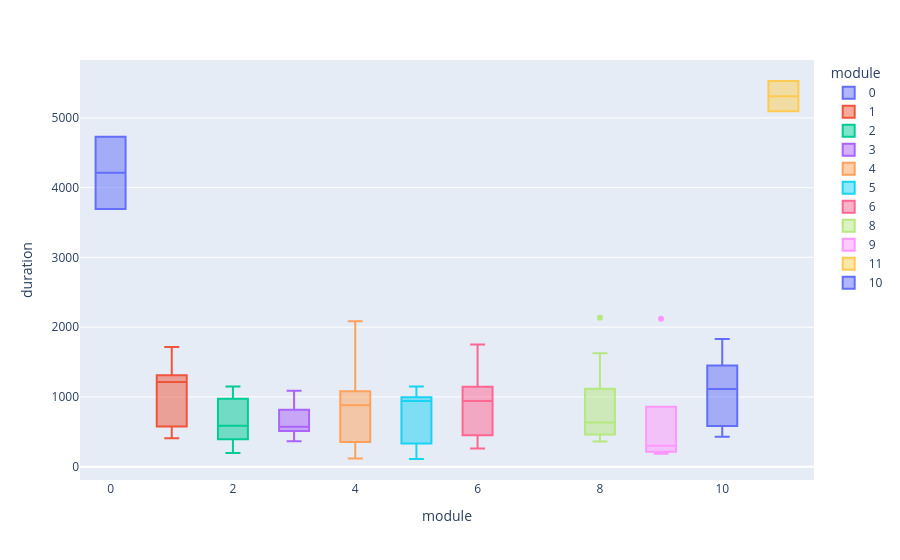

Source (notebook cell):
### Code cell
duration = px.box(
    data_frame=df, 
    x="module",
    y="duration",
    color="module",
    hover_name="title"
)
duration.show()

### Figure 1 — Plotly figure (JSON) as saved in the notebook; plotly's stock layout.template omitted (floating-point values rounded to 4 significant figures)
{"data": [{"alignmentgroup": "True", "hovertemplate": "<b>%{hovertext}</b><br><br>module=%{x}<br>duration=%{y}<extra></extra>", "hovertext": ["ML Zoomcamp 2025 Launch | Free Machine Learning Course Overview and Updates", "ML Zoomcamp 2025 Pre-Course Live Q&A | Free Machine Learning Course"], "legendgroup": "0", "marker": {"color": "#636efa"}, "name": "0", "notched": false, "offsetgroup": "0", "orientation": "v", "showlegend": true, "type": "box", "x": [0, 0], "x0": " ", "xaxis": "x", "y": [4730, 3695], "y0": " ", "yaxis": "y"}, {"alignmentgroup": "True", "hovertemplate": "<b>%{hovertext}</b><br><br>module=%{x}<br>duration=%{y}<extra></extra>", "hovertext": ["ML Zoomcamp 1.1 - Introduction to Machine Learning", "ML Zoomcamp 1.2 - ML vs Rule-Based Systems", "ML Zoomcamp 1.3 - Supervised Machine Learning", "ML Zoomcamp 1.4 - CRISP-DM", "ML Zoomcamp 1.5 - Model Selection Process", "ML Zoomcamp 1.6 GitHub Codespaces 2024 Edition", "ML Zoomcamp 1.7 - Introduction to NumPy", "ML Zoomcamp 1.8 - Linear Algebra Refresher", "ML Zoomcamp 1.9 - Introduction to Pandas", "ML Zoomcamp 1.10 - Summary of Session 1"], "legendgroup": "1", "marker": {"color": "#EF553B"}, "name": "1", "notched": false, "offsetgroup": "1", "orientation": "v", "showlegend": true, "type": "box", "x": [1, 1, 1, 1, 1, 1, 1, 1, 1, 1], "x0": " ", "xaxis": "x", "y": [577, 1048, 1173, 1257, 1293, 534, 1309, 1657, 1715, 406], "y0": " ", "yaxis": "y"}, {"alignmentgroup": "True", "hovertemplate": "<b>%{hovertext}</b><br><br>module=%{x}<br>duration=%{y}<extra></extra>", "hovertext": ["ML Zoomcamp 2.1 - Car Price Prediction Project", "ML Zoomcamp 2.2 - Data Preparation", "ML Zoomcamp 2.3 - Exploratory Data Analysis", "ML Zoomcamp 2.4 - Setting Up The Validation Framework", "ML Zoomcamp 2.5 - Linear Regression", "ML Zoomcamp 2.6 - Linear Regression: Vector Form", "ML Zoomcamp 2.7 - Training Linear Regression: Normal Equation", "ML Zoomcamp 2.8 - Baseline Model for Car Price Prediction Project", "ML Zoomcamp 2.9 - Root Mean Squared Error", "ML Zoomcamp 2.10 - Computing RMSE on Validation Data", "ML Zoomcamp 2.11 - Feature Engineering", "ML Zoomcamp 2.12 - Categorical Variables", "ML Zoomcamp 2.13 - Regularization", "ML Zoomcamp 2.14 - Tuning the Model", "ML Zoomcamp 2.15 - Using The Model", "ML Zoomcamp 2.16 - Car Price Prediction Project Summary"], "legendgroup": "2", "marker": {"color": "#00cc96"}, "name": "2", "notched": false, "offsetgroup": "2", "orientation": "v", "showlegend": true, "type": "box", "x": [2, 2, 2, 2, 2, 2, 2, 2, 2, 2, 2, 2, 2, 2, 2, 2], "x0": " ", "xaxis": "x", "y": [336, 566, 1115, 1059, 1150, 852, 985, 572, 450, 256, 329, 966, 723, 196, 604, 460], "y0": " ", "yaxis": "y"}, {"alignmentgroup": "True", "hovertemplate": "<b>%{hovertext}</b><br><br>module=%{x}<br>duration=%{y}<extra></extra>", "hovertext": ["ML Zoomcamp 3.1 - Churn Prediction Project", "ML Zoomcamp 3.2 - Data Preparation", "ML Zoomcamp 3.3 - Setting Up The Validation Framework", "ML Zoomcamp 3.4 - EDA", "ML Zoomcamp 3.5 - Feature Importance: Churn Rate And Risk Ratio", "ML Zoomcamp 3.6 - Feature Importance: Mutual Information", "ML Zoomcamp 3.7 - Feature Importance: Correlation", "ML Zoomcamp 3.8 - One-Hot Encoding", "ML Zoomcamp 3.9 - Logistic Regression", "ML Zoomcamp 3.10 - Training Logistic Regression with Scikit-Learn", "ML Zoomcamp 3.11 - Model Interpretation", "ML Zoomcamp 3.12 - Using the Model", "ML Zoomcamp 3.13 - Summary"], "legendgroup": "3", "marker": {"color": "#ab63fa"}, "name": "3", "notched": false, "offsetgroup": "3", "orientation": "v", "showlegend": true, "type": "box", "x": [3, 3, 3, 3, 3, 3, 3, 3, 3, 3, 3, 3, 3], "x0": " ", "xaxis": "x", "y": [566, 537, 400, 441, 1088, 537, 778, 934, 572, 732, 977, 615, 366], "y0": " ", "yaxis": "y"}, {"alignmentgroup": "True", "hovertemplate": "<b>%{hovertext}</b><br><br>module=%{x}<br>duration=%{y}<extra></extra>", "hovertext": ["ML Zoomcamp 4.1 - Evaluation Metrics: Session Overview", "ML Zoomcamp 4.2 - Accuracy and Dummy Model", "ML Zoomcamp 4.3 - Confusion Table", "ML Zoomcamp 4.4 - Precision and Recall", "ML Zoomcamp 4.5 - ROC Curves", "ML Zoomcamp 4.5 Continued - Plotting ROC Curves With Scikit-Learn", "ML Zoomcamp 4.6 - ROC AUC", "ML Zoomcamp 4.7 - Cross-Validation", "ML Zoomcamp 4.8 - Summary"], "legendgroup": "4", "marker": {"color": "#FFA15A"}, "name": "4", "notched": false, "offsetgroup": "4", "orientation": "v", "showlegend": true, "type": "box", "x": [4, 4, 4, 4, 4, 4, 4, 4, 4], "x0": " ", "xaxis": "x", "y": [213, 801, 1194, 880, 2085, 118, 942, 1043, 402], "y0": " ", "yaxis": "y"}, {"alignmentgroup": "True", "hovertemplate": "<b>%{hovertext}</b><br><br>module=%{x}<br>duration=%{y}<extra></extra>", "hovertext": ["ML Zoomcamp 5.1 - Intro / Session Overview", "ML Zoomcamp 5.2 - Saving and Loading the Model", "ML Zoomcamp 5.3 - Web Services: Introduction to Flask", "ML Zoomcamp 5.4 - Serving the Churn Model with Flask", "ML Zoomcamp 5.5 - Python Virtual Environment: Pipenv", "ML Zoomcamp 5.6 - Environment Management: Docker", "ML Zoomcamp 5.7 - Deployment To The Cloud: AWS Elastic Beanstalk (Optional)", "ML Zoomcamp 5.8 - Summary"], "legendgroup": "5", "marker": {"color": "#19d3f3"}, "name": "5", "notched": false, "offsetgroup": "5", "orientation": "v", "showlegend": true, "type": "box", "x": [5, 5, 5, 5, 5, 5, 5, 5], "x0": " ", "xaxis": "x", "y": [264, 938, 400, 997, 943, 1149, 995, 110], "y0": " ", "yaxis": "y"}, {"alignmentgroup": "True", "hovertemplate": "<b>%{hovertext}</b><br><br>module=%{x}<br>duration=%{y}<extra></extra>", "hovertext": ["ML Zoomcamp 6.1 - Credit Risk Scoring Project", "ML Zoomcamp 6.2 - Data Cleaning and Preparation", "ML Zoomcamp 6.3 - Decision Trees", "ML Zoomcamp 6.4 - Decision Tree Learning Algorithm", "ML Zoomcamp 6.5 - Decision Trees Parameter Tuning", "ML Zoomcamp 6.6 - Ensemble Learning and Random Forest", "ML Zoomcamp 6.7 - Gradient Boosting and XGBoost", "ML Zoomcamp 6.8 - XGBoost Parameter Tuning", "ML Zoomcamp 6.9 - Selecting the Best Model", "ML Zoomcamp 6.10 - Summary"], "legendgroup": "6", "marker": {"color": "#FF6692"}, "name": "6", "notched": false, "offsetgroup": "6", "orientation": "v", "showlegend": true, "type": "box", "x": [6, 6, 6, 6, 6, 6, 6, 6, 6, 6], "x0": " ", "xaxis": "x", "y": [392, 711, 1039, 1753, 846, 1565, 1145, 1117, 452, 259], "y0": " ", "yaxis": "y"}, {"alignmentgroup": "True", "hovertemplate": "<b>%{hovertext}</b><br><br>module=%{x}<br>duration=%{y}<extra></extra>", "hovertext": ["ML Zoomcamp 8.1 - Fashion Classification", "ML Zoomcamp 8.2 - Tensorflow and Keras", "ML Zoomcamp 8.3 - Pre-Trained Convolutional Neural Networks", "ML Zoomcamp 8.4 - Convolutional Neural Networks", "ML Zoomcamp 8.5 - Transfer Learning", "ML Zoomcamp 8.6 - Adjusting the Learning Rate", "ML Zoomcamp 8.7 - Checkpointing", "ML Zoomcamp 8.8 - Adding More Layers", "ML Zoomcamp 8.9 - Regularization and Dropout", "ML Zoomcamp 8.10 - Data Augmentation", "ML Zoomcamp 8.11 - Training a Larger Model", "ML Zoomcamp 8.12 - Using the Model", "ML Zoomcamp 8.13 - Summary"], "legendgroup": "8", "marker": {"color": "#B6E880"}, "name": "8", "notched": false, "offsetgroup": "8", "orientation": "v", "showlegend": true, "type": "box", "x": [8, 8, 8, 8, 8, 8, 8, 8, 8, 8, 8, 8, 8], "x0": " ", "xaxis": "x", "y": [416, 592, 754, 1521, 2136, 635, 615, 703, 983, 1626, 448, 464, 361], "y0": " ", "yaxis": "y"}, {"alignmentgroup": "True", "hovertemplate": "<b>%{hovertext}</b><br><br>module=%{x}<br>duration=%{y}<extra></extra>", "hovertext": ["ML Zoomcamp 9.1 - Introduction to Serverless", "ML Zoomcamp 9.2 - AWS Lambda", "ML Zoomcamp 9.7 - API Gateway: Exposing the Lambda Function", "ML Zoomcamp 9.8 - Summary", "ML Zoomcamp 9.10 - Homework solution"], "legendgroup": "9", "marker": {"color": "#FF97FF"}, "name": "9", "notched": false, "offsetgroup": "9", "orientation": "v", "showlegend": true, "type": "box", "x": [9, 9, 9, 9, 9], "x0": " ", "xaxis": "x", "y": [185, 438, 299, 225, 2120], "y0": " ", "yaxis": "y"}, {"alignmentgroup": "True", "hovertemplate": "<b>%{hovertext}</b><br><br>module=%{x}<br>duration=%{y}<extra></extra>", "hovertext": ["Deploy Machine Learning Models with AWS Lambda (Serverless) and ONNX", "Kubernetes Tutorial: Deploy Machine Learning Models with Docker and FastAPI"], "legendgroup": "11", "marker": {"color": "#FECB52"}, "name": "11", "notched": false, "offsetgroup": "11", "orientation": "v", "showlegend": true, "type": "box", "x": [11, 11], "x0": " ", "xaxis": "x", "y": [5529, 5094], "y0": " ", "yaxis": "y"}, {"alignmentgroup": "True", "hovertemplate": "<b>%{hovertext}</b><br><br>module=%{x}<br>duration=%{y}<extra></extra>", "hovertext": ["ML Zoomcamp 10.1 - Overview", "ML Zoomcamp 10.2 - TensorFlow Serving", "ML Zoomcamp 10.3 - Creating a Pre-Processing Service", "ML Zoomcamp 10.4 - Docker-Compose", "ML Zoomcamp 10.5 - Introduction to Kubernetes", "ML Zoomcamp 10.6 - Deploying a Simple Service to Kubernetes", "ML Zoomcamp 10.7 - Deploying TensorFlow Models to Kubernetes", "ML Zoomcamp 10.8 - Deploying to EKS", "ML Zoomcamp 10.9 - Summary"], "legendgroup": "10", "marker": {"color": "#636efa"}, "name": "10", "notched": false, "offsetgroup": "10", "orientation": "v", "showlegend": true, "type": "box", "x": [10, 10, 10, 10, 10, 10, 10, 10, 10], "x0": " ", "xaxis": "x", "y": [429, 1191, 699, 1442, 608, 1829, 1481, 1115, 509], "y0": " ", "yaxis": "y"}], "layout": {"boxmode": "overlay", "legend": {"title": {"text": "module"}, "tracegroupgap": 0}, "margin": {"t": 60}, "xaxis": {"anchor": "y", "categoryarray": [0, 1, 2, 3, 4, 5, 6, 8, 9, 11, 10], "categoryorder": "array", "domain": [0, 1], "title": {"text": "module"}}, "yaxis": {"anchor": "x", "domain": [0, 1], "title": {"text": "duration"}}}}
